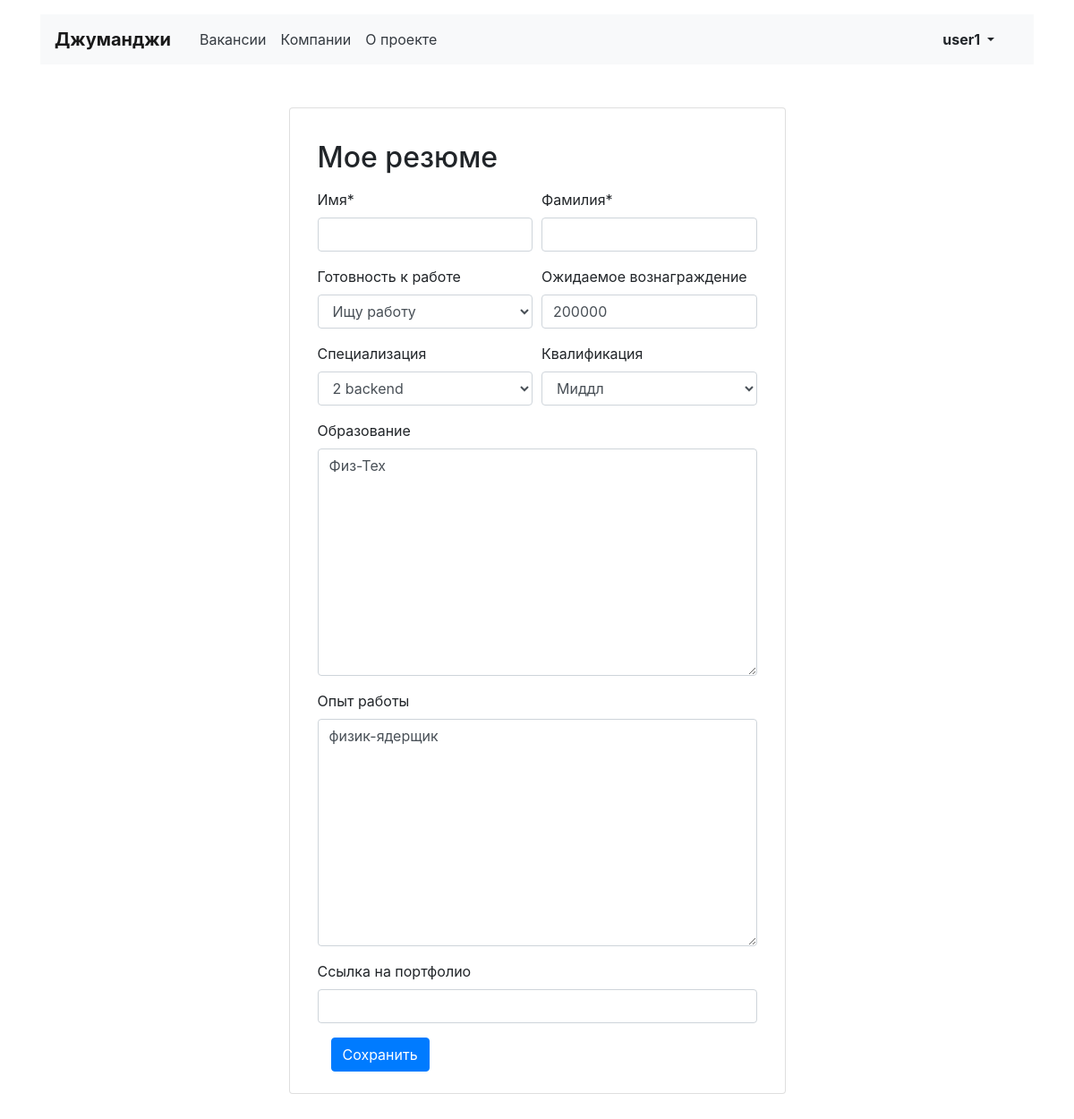
The app's page /myresume/update/ (signed in), older data.
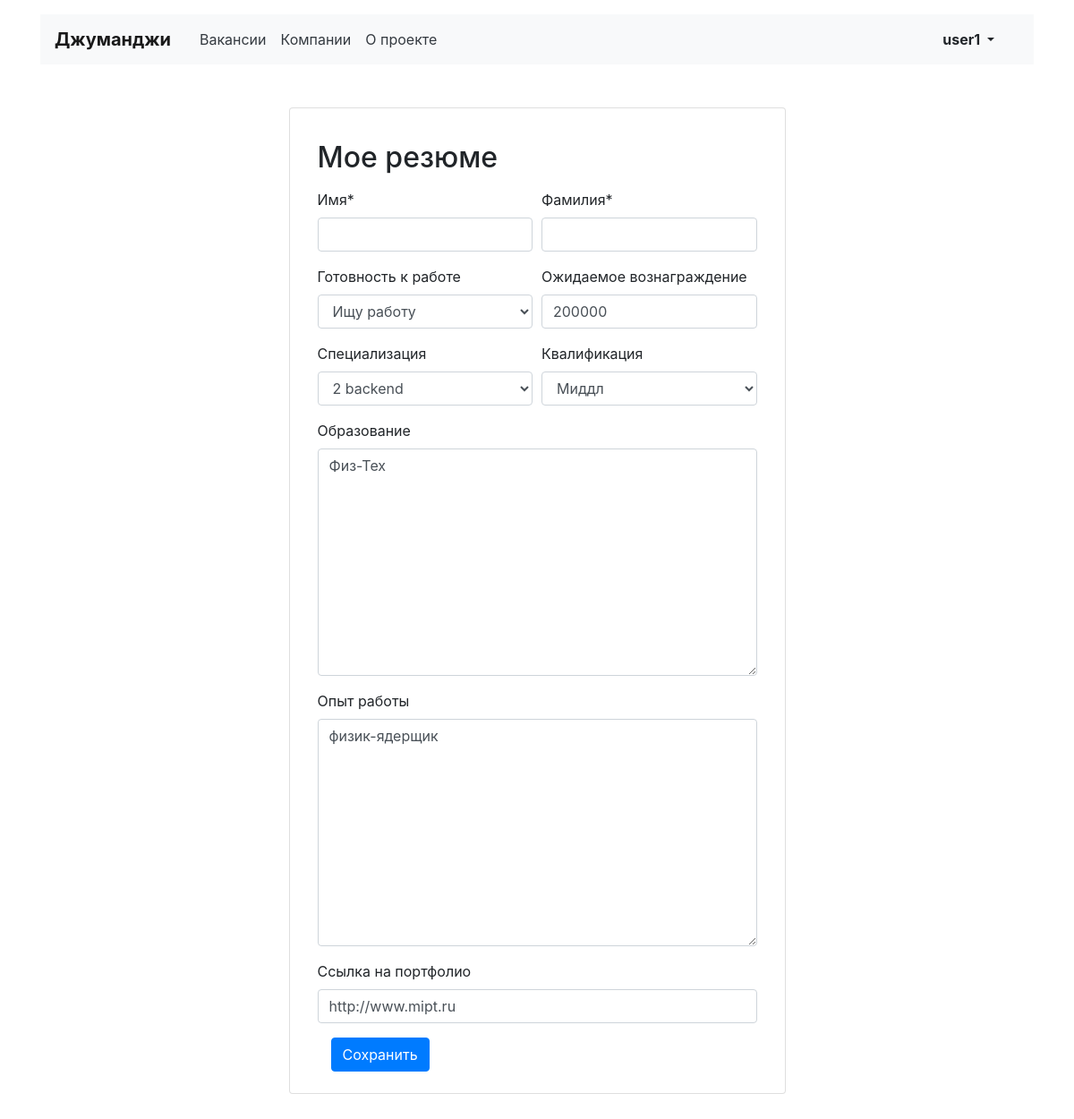
The same page, newer data.
### user_company/models.py (models this page shows, shortened)
class Resume(models.Model):
    STATUS = [
                  ('dlf', 'Не ищу работу'),
                  ('ld', 'Рассматриваю предложения'),
                  ('lf', 'Ищу работу')
             ]
    GRADE = [
                  ('B', 'Стажер'),
                  ('J', 'Джуниор'),
                  ('M', 'Миддл'),
                  ('S', 'Синьор'),
                  ('L', 'Лид')
            ]
    user = models.OneToOneField(User, on_delete=models.CASCADE, related_name='resumes')
    name = models.CharField(max_length=20, verbose_name='Имя')
    surname = models.CharField(max_length=30, verbose_name='Фамилия')
    status = models.CharField(max_length=3, choices=STATUS, default='dlf', verbose_name='Готовность к работе', blank=True)
    salary = models.PositiveIntegerField(blank=True, null=True, verbose_name='Ожидаемое вознаграждение')
    spec = models.ForeignKey(Speciality, on_delete=models.CASCADE, default='2', related_name='resumes', verbose_name='Специализация', blank=True, null=True)
    grade = models.CharField(max_length=1, choices=GRADE, blank=True, default='J', verbose_name='Квалификация')
    education = models.TextField(blank=True, null=True, verbose_name='Образование')
    experience = models.TextField(blank=True, null=True, verbose_name='Опыт работы')
    portfolio = models.URLField(max_length=200, blank=True, verbose_name='Ссылка на портфолио')

### user_company/views.py (the view)
# urls.py: path('update/', Resume_Edit, name='resume_edit'),
def Resume_Edit(request):
    instance = Resume.objects.get(user=request.user)
    form = ResumeForm(request.POST, instance=instance)
    if request.method == 'POST':
        if form.is_valid():
            form.save()
            messages.success(request, ('Ваш профиль был успешно обновлен!'))
            return redirect('resume_edit')
        else:
            return render(request, 'user_company/resume_edit.html', {'form': form})
    else:
        form = ResumeForm(instance=instance)
        return render(request, 'user_company/resume_edit.html', {'form': form})

### user_company/forms.py (shortened to what this page needs)
class ResumeForm(forms.ModelForm):
    class Meta:
        model = Resume
        fields = '__all__'

### vacancy/models.py (called while the page is built)
    def __str__(self):
        return f'{self.id} {self.code}'

### user_company/templates/user_company/resume_edit.html (shortened to what this page needs)
{% extends 'user_base.html' %}
{% load crispy_forms_tags %}
{% block content %}
<form action="{% url 'resume_edit' %}" method="post">
    <main class="container mt-3 pb-5">
        <section class="col-12 col-lg-6 offset-lg-3 mt-5 card">
            <div class="card-body px-3 pb-4">
                <p><h2>Мое резюме</h2> </p>
                <div class="form-row">
                  <div class="form-group col-md-6 mb-0">
                    {{ form.name|as_crispy_field }}
                  </div>
                  <div class="form-group col-md-6 mb-0">
                    {{ form.surname|as_crispy_field }}
                  </div>
                </div>
                <div class="form-row">
                  <div class="form-group col-md-6 mb-0">
                    {{ form.status|as_crispy_field }}
                  </div>
                  <div class="form-group col-md-6 mb-0">
                    {{ form.salary|as_crispy_field }}
                  </div>
                </div>
                <div class="form-row">
                  <div class="form-group col-md-6 mb-0">
                    {{ form.spec|as_crispy_field }}
                  </div>
                  <div class="form-group col-md-6 mb-0">
                    {{ form.grade|as_crispy_field }}
                  </div>
                </div>
                {{ form.education|as_crispy_field }}
                {{ form.experience|as_crispy_field }}
                {{ form.portfolio|as_crispy_field }}
            <div class="form-group col-md-6 mb-0">
                <button type="submit" class="btn btn-primary">Сохранить</button>
            </div>
        </div>
        </section>
    </main>
</form>
{% endblock %}

Row changes from the older to the newer data that the page shows:
changed Resume "Ищу работу": portfolio (not shown) → "http://www.mipt.ru"
